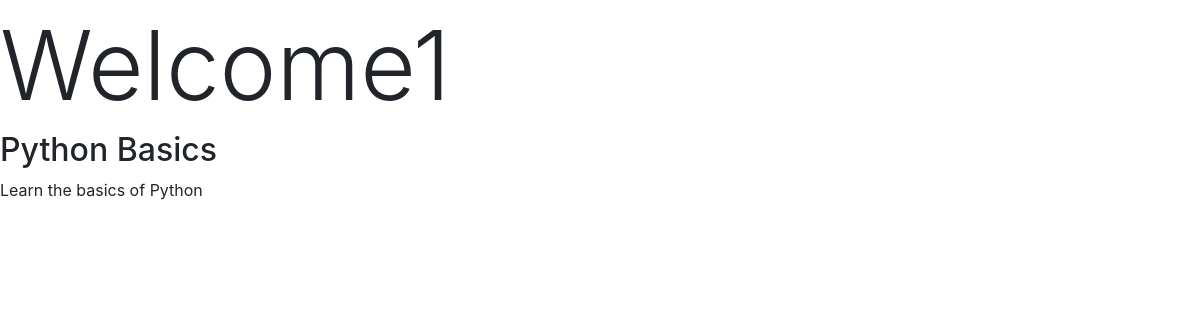
Before: /courses/1/ with the older database file.
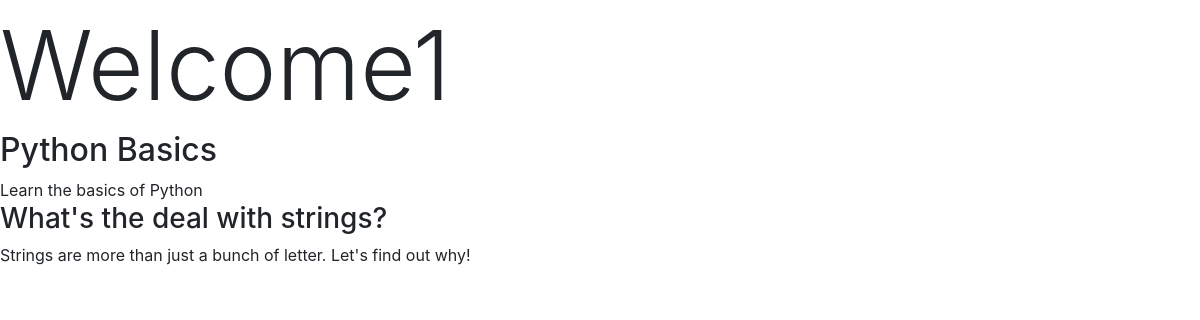
After: the same page with the newer database file.
### courses/models.py (models this page shows, shortened)
class Course(models.Model):
    created_at = models.DateTimeField(auto_now_add=True)
    title = models.CharField(max_length=255)
    description = models.TextField()

class Step(models.Model):
    title = models.CharField(max_length=255)
    description = models.TextField()
    order = models.IntegerField(default=0)
    course = models.ForeignKey(Course)
    class Meta:
        ordering = ['order',]

### courses/views.py (the view)
# urls.py: url(r'(?P<pk>\d+)/$', views.course_detail),
def course_detail(request, pk):
    course = get_object_or_404(Course, pk=pk)
    return render(request, "courses/course_detail.html", {"course" : course})

### courses/templates/courses/course_detail.html (shortened to what this page needs)
{% extends "layout.html" %}
{% block content %}
<article>
  <h2>{{ course.title }}</h2>
  {{ course.description }}
  <section>
    {% for step in course.step_set.all %}
      <h3>{{ step.title }}</h3>
      {{ step.description }}
    {% endfor %}
  </section>
</article>
{% endblock %}

### templates/layout.html (shortened to what this page needs)
{% load static from staticfiles %}
<html>
  <head>
    <link rel="stylesheet" href="{% static 'css/bootstrap.min.css' %}">
  </head>
  <body>
    <div class="site-container">
      <h1 class="mt-2 display-1">Welcome1</h1>
      {% block content %} {% endblock %}
    </div>
  </body>
</html>

Changed rows visible on the page:
added Step: title "What's the deal with strings?", description "Strings are more than just a bunch of letter. Let's find out why!"
